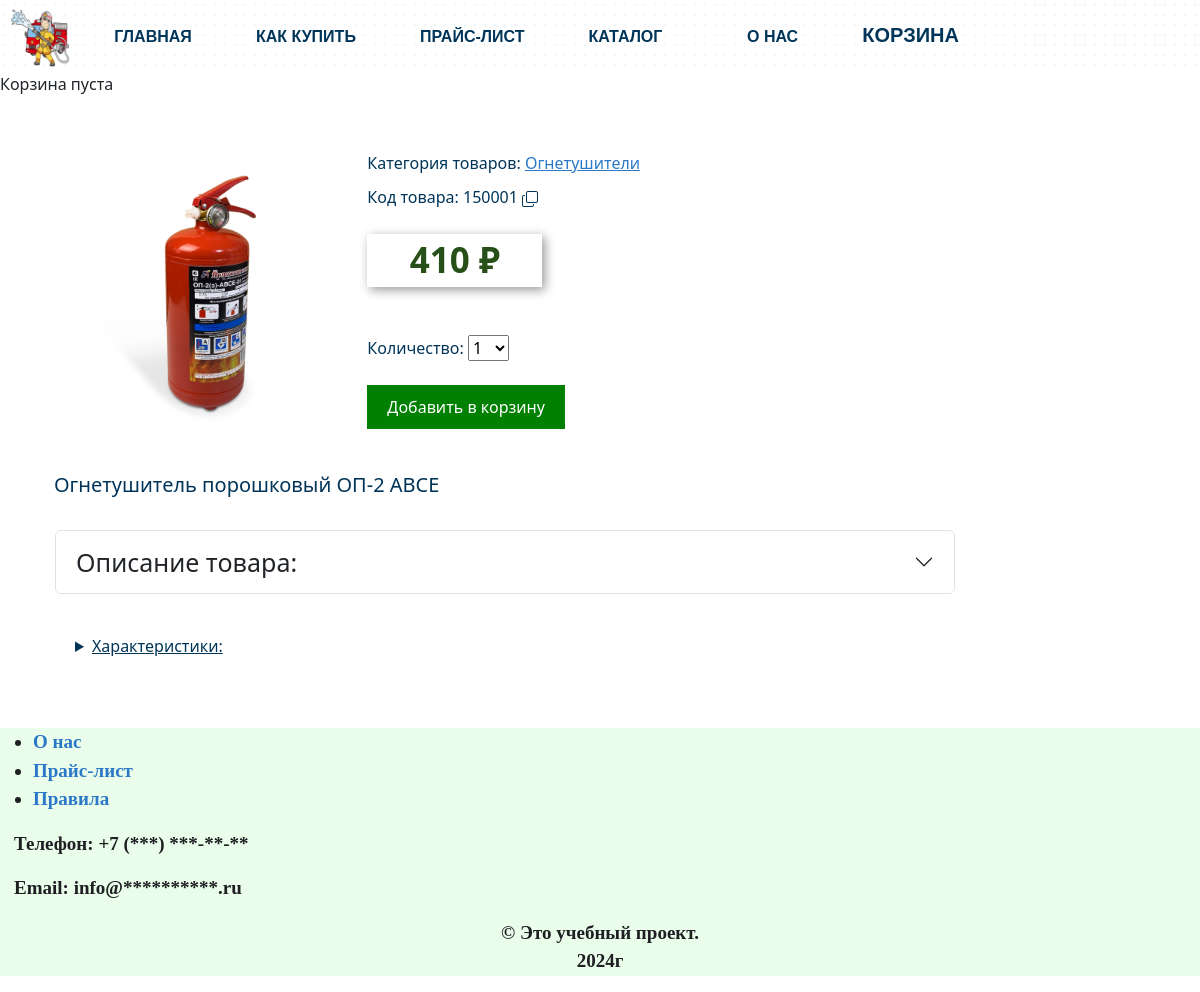
The app's page /2/op-2-avse/ with its own data.
### shop/models.py (models this page shows, shortened)
class Product(models.Model):
    name = models.CharField(max_length=100, verbose_name='Наименование')  # наименование
    product_code = models.IntegerField(default=0, verbose_name='Код товара')  # код товара
    price = models.DecimalField(max_digits=7, decimal_places=0, verbose_name='Цена')  # цена
    image = models.ImageField(upload_to='product_img', verbose_name='Фото')  # адреса картинок
    description = models.TextField(blank=True, verbose_name='Описание')  # описание
    created_at = models.DateTimeField(auto_now_add=True, verbose_name='Создание товара')  # создание товара
    updated_at = models.DateTimeField(auto_now=True, verbose_name='Изменение товара')  # изменение товара (описания или изменение цены)
    available = models.BooleanField(default=True, verbose_name='Наличие товара')  # товар доступен или нет
    slug = models.SlugField(max_length=100, unique=True, verbose_name='URL-товара')  # для ссылок поисковых машин
    category = models.ForeignKey(
        Category,
        on_delete=models.CASCADE,
        verbose_name='Категория товара'
    )
    construction = models.ForeignKey(
        ProductConstruction,
        on_delete=models.CASCADE,
        blank=True,
        null=True,
        verbose_name='Конструкция товара'
    )
    fire_class = models.ForeignKey(
        ProductFireclass,
        on_delete=models.CASCADE,
        null=True,
        blank=True,
        verbose_name='Класс пожара'
    )
    usage = models.ForeignKey(
        ProductUsage,
        on_delete=models.CASCADE,
        verbose_name='Применение товара'
    )
    rang_model_hearth = models.ForeignKey(
        ProductRangModelHearth,
        on_delete=models.CASCADE,
        null=True,
        blank=True,
        verbose_name='Модельный очаг пожара'
    )
    product_type = models.ForeignKey(
        ProductType,
        on_delete=models.CASCADE,
        verbose_name='Тип товара'
    )
    class Meta:
        ordering = ['name']
        verbose_name = 'Товара'
        verbose_name_plural = 'Все товары'
    def __str__(self):
        return self.name

class Category(models.Model):                         # категория
    name = models.CharField(
        max_length=100,
        unique=True,
        verbose_name='Категории товара'
    )
    slug = models.SlugField(
        max_length=100,
        unique=True,
        verbose_name='URL-категории товара'
    )
    class Meta:
        ordering = ['name']
        verbose_name = 'Категория товара'
        verbose_name_plural = 'Категории товаров'
    def __str__(self):
        return self.name
    def get_absolute_url(self):
        return reverse(
            'shop:product_list_by_category',
            args=[self.slug]
        )

class ProductType(models.Model):                      # тип товара
    name = models.CharField(
        max_length=150,
        unique=True,
        verbose_name='Тип товара'
    )
    slug = models.SlugField(
        max_length=100,
        unique=True,
        verbose_name='URL-типа товара'
    )
    class Meta:
        ordering = ['name']
        verbose_name = 'Тип товара'
        verbose_name_plural = 'Тип товара'
    def __str__(self):
        return self.name

### shop/views.py (the view)
# urls.py: path('<int:id>/<slug:slug>/', views.product_detail, name='product_detail'),
def product_detail(request, id, slug):
    product = get_object_or_404(
        Product,
        id=id,
        slug=slug,
        available=True
    )
    categories = Category.objects.all()
    construction = ProductConstruction.objects.all()
    fire_class = ProductFireclass.objects.all()
    usage = ProductUsage.objects.all()
    rang_model_hearth = ProductRangModelHearth.objects.all()
    product_type = ProductType.objects.all()
    cart_product_form = CartAddProductForm()
    return render(
        request,
        "shop/product/detail.html",
        {
            'product': product,
            'categories': categories,
            'construction': construction,
            'fire_class': fire_class,
            'usage': usage,
            'rang_model_hearth': rang_model_hearth,
            'product_type': product_type,
            'cart_product_form': cart_product_form
        }
    )

### cart/forms.py
class CartAddProductForm(forms.Form):
    quantity = forms.TypedChoiceField(
        choices=CHOICES,
        coerce=int,
        label='Количество'
    )
    override = forms.BooleanField(
        required=False,
        widget=forms.HiddenInput
    )

### cart/cart.py (called while the page is built)
    def __len__(self):
        return sum(item['quantity'] for item in self.cart.values())

### cart/context_processors.py (called while the page is built)
def cart(request):
    return {'cart': Cart(request)}

### shop/models.py (called while the page is built)
    def __str__(self):
        return self.name

    def __str__(self):
        return self.name

    def __str__(self):
        return self.name

    def __str__(self):
        return self.name

### shop/templates/shop/product/detail.html (shortened to what this page needs)
{% extends "shop/base.html" %}
{% load static %}
{% block content %}
  <div class="product-detail">
    <img id="detail_img" src="{% if product.image %}{{ product.image.url }}{% else %}{% static "images/no_image.png" %}{% endif %}" alt="{{ product.name }}" title="{{ product.name }}">
    <div class="product_price">
      <div class="category_product">Категория товаров: <a href="{{ product.category.get_absolute_url }}" target="_blank">
        <u>{{ product.category }}</u></a>
      </div>
      <div class="cod_product">Код товара:
        {{ product.product_code }}
      </div>
      <div class="price">{{ product.price }} ₽
      </div><br><br>
      <form action="{% url "cart:cart_add" product.id %}" method="post">
        {{ cart_product_form }}<br>
        <input class="submit-button" type="submit" value="Добавить в корзину">
      </form>
    </div>
    <div class="name"><p>{{ product.product_type }} {{ product.name }}</p></div>
  </div>
  <div class="accordion" id="accordionExample">
    <div class="accordion-item">
      <h2 class="accordion-header">
        <button class="accordion-button collapsed" style="font-size: 25px;" type="button" data-bs-toggle="collapse" data-bs-target="#flush-collapseOne" aria-expanded="false" aria-controls="flush-collapseOne">
        Описание товара:
        </button>
      </h2>
    </div>
  </div>
  <div>
    <details>
      <summary id="head2_description"><u>Характеристики:</u></summary>
    </details>
  </div>
{% endblock %}

### shop/static/css/style_base.css (style rules this page uses)
* { box-sizing: border-box; }

### shop/static/css/style_product_detail.css (style rules this page uses)
.product-detail { margin-left: 20px; }
#detail_img { width: 300px; height: 300px; margin: 3em -1em 1em 1em; }
.product_price { float: right; left: 10px; margin: 55px 35em 1em 5px; }
.category_product { padding-bottom: 10px; }
.cod_product { padding-bottom: 25px; }
.price { box-shadow: 3px 3px 10px #999; width: 175px; font-size: 35px; color: #275019; text-align: center; font-weight: bolder; }
.submit-button { background-color: green; color: white; padding: 10px 20px; border: none; cursor: pointer; }
.name { margin-top: 10px; margin-bottom: 30px; margin-left: 14px; font-size: 20px; }
.accordion { margin-left: 35px; width: 900px; }
#head2_description { margin: 40px 1px 50px 55px; }
a:link { text-decoration: none; color: #2a78c7; }

### records on screen
Product: image (picture), category "Огнетушители", product_code "150001", price "410", product_type "Огнетушитель порошковый", name "ОП-2 АВСЕ"
